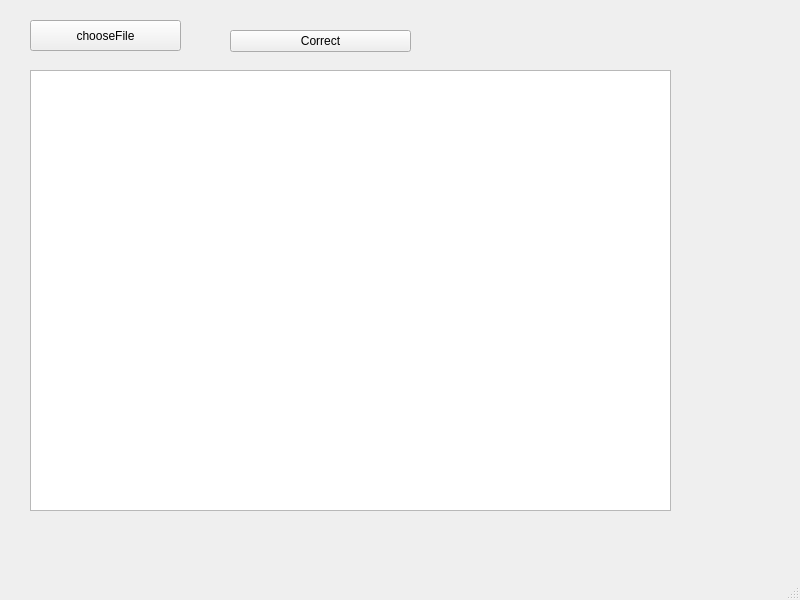
<?xml version="1.0" encoding="UTF-8"?>
<ui version="4.0">
 <class>MainWindow</class>
 <widget class="QMainWindow" name="MainWindow">
  <property name="geometry">
   <rect>
    <x>0</x>
    <y>0</y>
    <width>800</width>
    <height>600</height>
   </rect>
  </property>
  <property name="windowTitle">
   <string>MainWindow</string>
  </property>
  <widget class="QWidget" name="centralwidget">
   <widget class="QPushButton" name="pushButton">
    <property name="geometry">
     <rect>
      <x>30</x>
      <y>20</y>
      <width>151</width>
      <height>31</height>
     </rect>
    </property>
    <property name="text">
     <string>chooseFile</string>
    </property>
   </widget>
   <widget class="QPlainTextEdit" name="plainTextEdit">
    <property name="geometry">
     <rect>
      <x>30</x>
      <y>70</y>
      <width>641</width>
      <height>441</height>
     </rect>
    </property>
   </widget>
   <widget class="QLabel" name="label">
    <property name="geometry">
     <rect>
      <x>30</x>
      <y>530</y>
      <width>671</width>
      <height>16</height>
     </rect>
    </property>
    <property name="text">
     <string/>
    </property>
   </widget>
   <widget class="QPushButton" name="pushButton_2">
    <property name="geometry">
     <rect>
      <x>230</x>
      <y>30</y>
      <width>181</width>
      <height>22</height>
     </rect>
    </property>
    <property name="text">
     <string>Correct</string>
    </property>
   </widget>
  </widget>
  <widget class="QMenuBar" name="menubar">
   <property name="geometry">
    <rect>
     <x>0</x>
     <y>0</y>
     <width>800</width>
     <height>21</height>
    </rect>
   </property>
  </widget>
  <widget class="QStatusBar" name="statusbar"/>
 </widget>
 <resources/>
 <connections/>
</ui>
